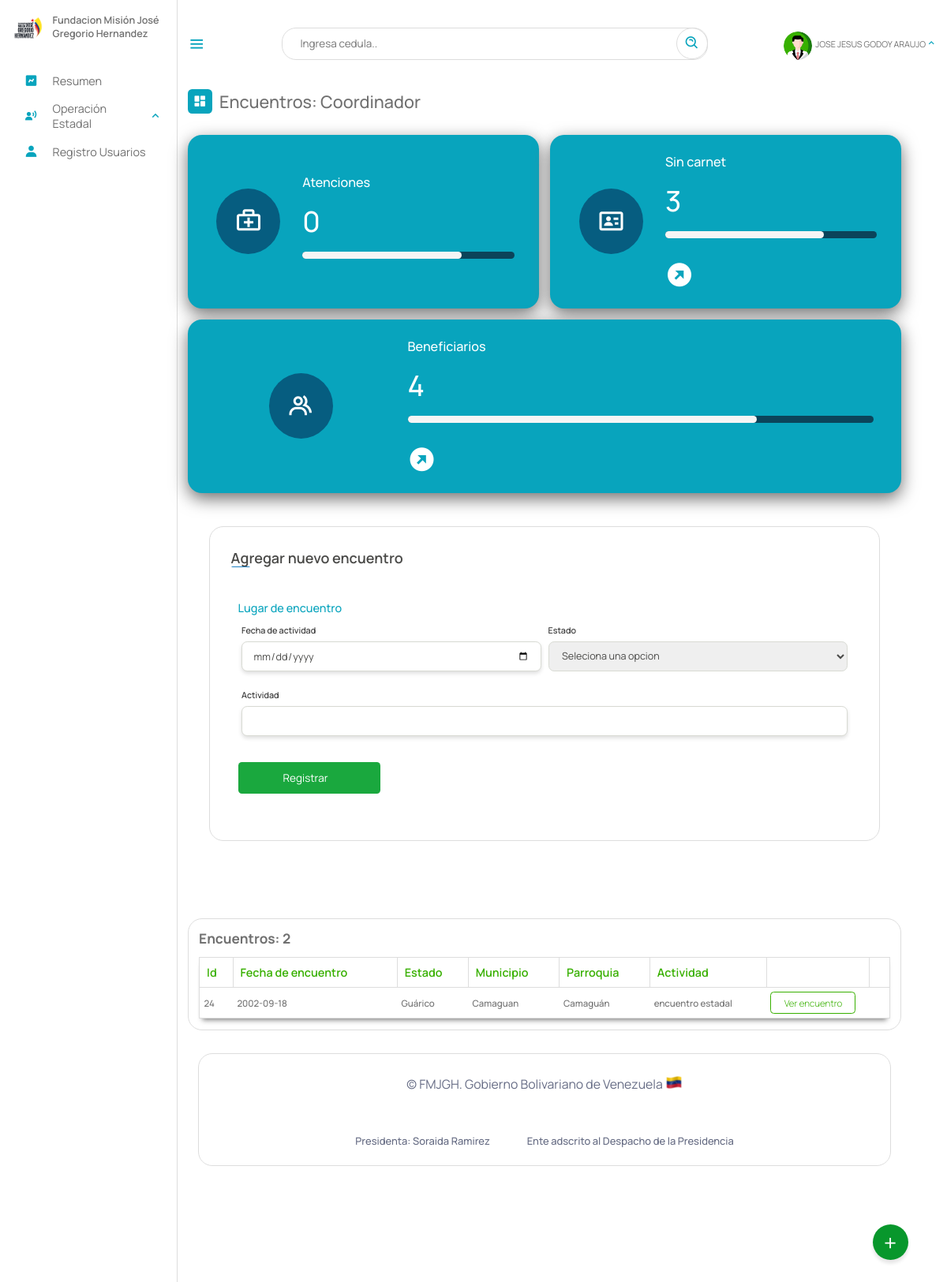
Before: /Escritorio/10-encuentros.php (signed in) with the older database file.
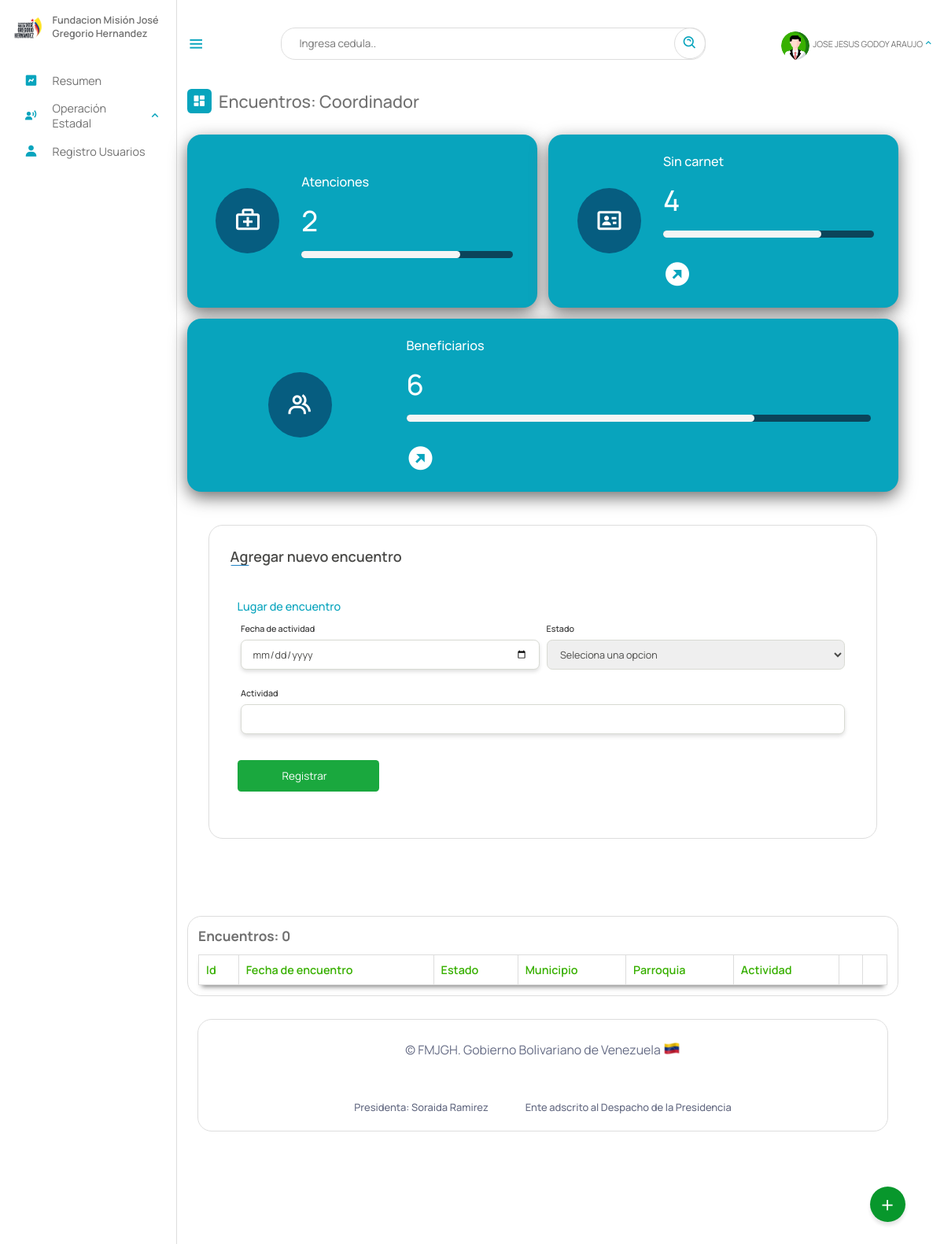
After: the same page with the newer database file.
### tables this page shows
CREATE TABLE `encuentros` (
  `id` int(11) NOT NULL AUTO_INCREMENT,
  `fecha_encuentro` date NOT NULL,
  `estado` varchar(10) NOT NULL,
  `municipio` varchar(20) NOT NULL,
  `parroquia` varchar(10) NOT NULL,
  `actividad` text NOT NULL,
  `gerencia` varchar(5) DEFAULT NULL,
  PRIMARY KEY (`id`),
  KEY `estado` (`estado`,`municipio`),
  KEY `municipio` (`municipio`),
  KEY `parroquia` (`parroquia`),
  KEY `gerencia` (`gerencia`),
  CONSTRAINT `encuentros_ibfk_1` FOREIGN KEY (`estado`) REFERENCES `estados` (`id_estados`) ON DELETE CASCADE,
  CONSTRAINT `encuentros_ibfk_2` FOREIGN KEY (`municipio`) REFERENCES `municipios` (`id_municipios`) ON DELETE CASCADE,
  CONSTRAINT `encuentros_ibfk_3` FOREIGN KEY (`parroquia`) REFERENCES `parroquia` (`id`) ON DELETE CASCADE,
  CONSTRAINT `encuentros_ibfk_4` FOREIGN KEY (`gerencia`) REFERENCES `gerencia` (`id`) ON DELETE CASCADE ON UPDATE CASCADE
);

CREATE TABLE `estados` (
  `id_estados` varchar(10) NOT NULL,
  `nombre_estado` text NOT NULL,
  `codigo` varchar(255) NOT NULL,
  PRIMARY KEY (`id_estados`)
);

CREATE TABLE `municipios` (
  `id_municipios` varchar(20) NOT NULL,
  `estado` varchar(10) NOT NULL,
  `nombre` text NOT NULL,
  PRIMARY KEY (`id_municipios`),
  KEY `estado` (`estado`)
);

CREATE TABLE `parroquia` (
  `id` varchar(10) NOT NULL,
  `municipio` varchar(20) NOT NULL,
  `nombre_parroquia` text NOT NULL,
  PRIMARY KEY (`id`),
  KEY `municipio` (`municipio`)
);

### php/01-atenciones.php (called while the page is built, shortened)
<?php
include_once("ManejadorBD.php");
class Atenciones extends ManejadorBD
{
	private $cnn;
	public function __construct($tipoConexion)
	{
		$this->cnn = parent::conectar($tipoConexion);
	}
	public function contarTodasAtencionesa()
	{
		try {
			$stmt = $this->cnn->prepare("SELECT * FROM `atenciones` WHERE fecha_aten IS NOT NULL");
			$stmt->setFetchMode(PDO::FETCH_ASSOC);
			$stmt->execute();
			return $stmt->fetchAll();
		} catch (PDOException $error) {
			echo "Error: ejecutando consulta SQL." . $error->getMessage();
			exit();
		}
	}
}

### php/ManejadorBD.php (called while the page is built, shortened)
<?php
	class ManejadorBD extends PDO {
		public $srv	= SRV;
		public $usr	= USR;
		public $pas	= PAS;
		public $dbn	= BDN;
		public function conectar($tipoConexion){
			try{
				switch ($tipoConexion) {
				    case 1:
				        $dsn = "mysql:host=$this->srv;dbname=$this->dbn";
				        break;
				}
				$dbh = new PDO($dsn, $this->usr, $this->pas);
    			$dbh->setAttribute(PDO::ATTR_ERRMODE, PDO::ERRMODE_EXCEPTION);
			}catch(PDOException $error){
                echo "Error al Conectar con la Base de Datos: ".$error->getMessage();
                exit();
			}
            $this->conexionBD = $dbh;
			return $this->conexionBD;
		}
	}
?>

### php/01-discapacitados.php (called while the page is built, shortened)
<?php
include_once("ManejadorBD.php");
class Discapacitados extends ManejadorBD
{
	private $cnn;
	public function __construct($tipoConexion)
	{
		$this->cnn = parent::conectar($tipoConexion);
	}
	public function consultageneralsincarnet()
	{
		try {
			$stmt = $this->cnn->prepare("SELECT cedula, nombre, apellido, estados.nombre_estado, discapacid_e.nombre_e , telefono, edad, email, certificado FROM `beneficiario` , estados, discapacid_e WHERE certificado = ''and beneficiario.estado = estados.id_estados and beneficiario.discapacidad = discapacid_e.id_e; ");
			$stmt->setFetchMode(PDO::FETCH_ASSOC);
			$stmt->execute();
			return $stmt->fetchAll();
		} catch (PDOException $error) {
			echo "Error: ejecutando consulta SQL." . $error->getMessage();
			exit();
		}
	}
	public function consultarTodosDiscapacitados()
	{
		try {
			$stmt = $this->cnn->prepare("SELECT cedula, nombre, apellido, estado, discapacidad FROM `beneficiario` WHERE 1");
			$stmt->setFetchMode(PDO::FETCH_ASSOC);
			$stmt->execute();
			return $stmt->fetchAll();
		} catch (PDOException $error) {
			echo "Error: ejecutando consulta SQL." . $error->getMessage();
			exit();
		}
	}
}

### php/05-encuentro.php (called while the page is built, shortened)
<?php
include_once("ManejadorBD.php");
class encuentro extends ManejadorBD{
        private $cnn;
        public function __construct($tipoConexion){
            $this->cnn = parent::conectar($tipoConexion);
        }
		public function consultarTodosEncuentro(){
			try{
				$stmt = $this->cnn->prepare("SELECT encuentros.id, encuentros.fecha_encuentro, estados.nombre_estado, municipios.nombre, parroquia.nombre_parroquia, encuentros.actividad, encuentros.gerencia FROM encuentros, municipios, estados, parroquia WHERE
				encuentros.estado = estados.id_estados AND
				encuentros.municipio = municipios.id_municipios AND
				encuentros.parroquia = parroquia.id");
				$stmt->setFetchMode(PDO::FETCH_ASSOC);
				$stmt->execute();
				return $stmt->fetchAll();
	        }catch(PDOException $error) {
				echo "Error: ejecutando consulta SQL.".$error->getMessage();
				exit();
	        }
		}
}
?>

### Escritorio/10-encuentros.php (the view, shortened to what the changed rows need)
<?php
include_once("partearriba.php");
?>
<link rel="stylesheet" type="text/css" href="https://cdn.datatables.net/1.11.3/css/jquery.dataTables.min.css">
<div class="dash-contenido">
    <div class="boxes">
        <?php
        include_once("../php/01-discapacitados.php");
        $dis = new Discapacitados(1);
        $consulta = $dis->consultarTodosDiscapacitados();
        $sincarnet = $dis->consultageneralsincarnet();
        include_once("../php/01-atenciones.php");
        $aten = new Atenciones(1);
        $atenciones =  $aten->contarTodasAtencionesa();
        ?>
        <div class="box box1">
            <div class="contenedor-box">
                <div class="boxes2">
                    <span class="link-name">Atenciones</span></a>
                    <span class="number"><?php echo count($atenciones) ?></span>
                    <div class="progress">
                        <div class="progress-bar" style="width:75%;">
                        </div>
                    </div>
                </div>
            </div>
        </div>
        <div class="box box1">
            <div class="contenedor-box">
                <div class="boxes2">
                    <span class="link-name"><a href="sincarnet.php">Sin carnet </a></span>
                    <span class="number"><?php echo count($sincarnet) ?></span>
                    <div class="progress">
                        <div class="progress-bar" style="width:75%;">
                        </div>
                    </div>
                    <span> <a href="sincarnet.php" class="ir"><i class='bx bxs-right-top-arrow-circle'></i></a></span>
                </div>
            </div>
        </div>
        <div class="box box1">
            <div class="contenedor-box">
                <div class="boxes2">
                    <span class="link-name"><a href="Beneficiarios.php">Beneficiarios </a></span>
                    <span class="number"><?php echo count($consulta); ?></span>
                    <div class="progress">
                        <div class="progress-bar" style="width:75%;">
                        </div>
                    </div>
                    <span> <a href="Beneficiarios.php" class="ir"><i class='bx bxs-right-top-arrow-circle'></i></a></span>
                </div>
            </div>
        </div>
    </div>
    <div class="tabla-atencion">
        <?php
        include_once("../php/05-encuentro.php");
        $aten = new encuentro(1);
        $consulta = $aten->consultarTodosEncuentro();
        $cantidadRegistros = count($consulta);
        ?>
        <h2>Encuentros: <?php echo $cantidadRegistros ?></h2>
        <table id="atencion">
            <thead>
                <tr>
                    <th>Id</th>
                    <th>Fecha de encuentro</th>
                    <th>Estado</th>
                    <th>Municipio</th>
                    <th>Parroquia</th>
                    <th>Actividad</th>
                    <th></th>
                    <th></th>
                </tr>
            </thead>
            <tbody>
                <?php
                include_once("../php/05-encuentro.php");
                $aten = new encuentro(1);
                $consulta = $aten->consultarTodosEncuentro();
                if ($consulta) {
                    foreach ($consulta as $registros) {
                        if ($registros["gerencia"] == $gerencia || $rol == "Superusuario") {
                ?>
                            <tr>
                                <td><?php echo $registros["id"] ?></td>
                                <td><?php echo $registros["fecha_encuentro"] ?></td>
                                <td><?php echo $registros["nombre_estado"] ?></td>
                                <td><?php echo $registros["nombre"] ?></td>
                                <td><?php echo $registros["nombre_parroquia"] ?></td>
                                <td><?php echo $registros["actividad"] ?></td>
                                <td><a href="10-verEncuentro.php?id=<?php echo $registros["id"] ?>">Ver encuentro</a></td>
                                <?php if ($rol == "Superusuario") { ?>
                                    <td><a href="eliminar/eliminar_encuentro.php?id=<?php echo $registros["id"] ?>" class="eliminar">Eliminar Reg</a></td>
                                <?php } else {
                                    echo "<td></td>";
                                } ?>
                            </tr>
                <?php
                        }
                    }
                }
                ?>
            </tbody>
        </table>
    </div>
    <?php
    include_once("parteabajo.php");
    ?>

Changed rows visible on the page:
removed encuentros: id "24", fecha_encuentro "2002-09-18", estado.nombre_estado "Guárico", municipio.nombre "Camaguan", parroquia.nombre_parroquia "Camaguán", actividad "encuentro estadal"
Other visible differences:
count($atenciones): "0" → "2"
count($sincarnet): "3" → "4"
count($consulta): "4" → "6"
$cantidadRegistros: "2" → "0"
